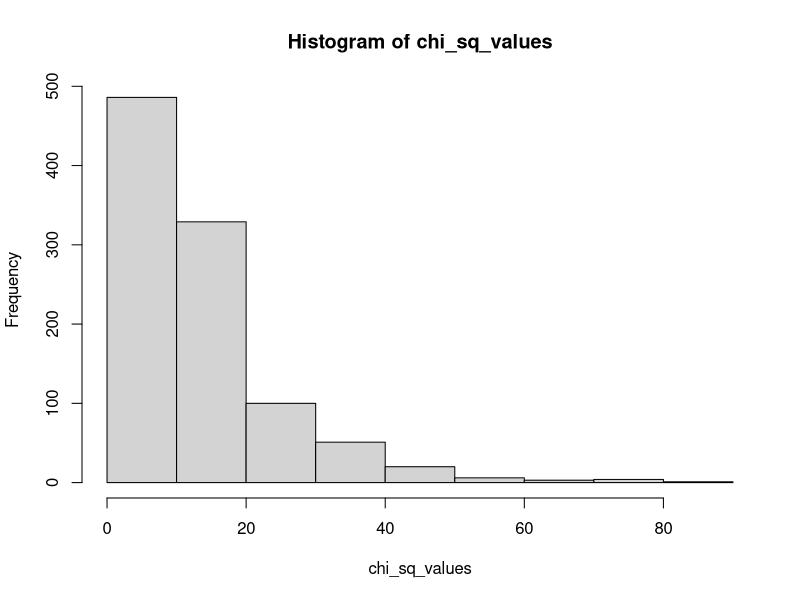

Write R code to recreate this figure.

# ChiSquare distribution arises when random cross-categories are put 
# through the observed-expected formula:

# here, a and b are independent
a <- sample(1:3, size=30, replace=T)
b <- sample(1:3, size=30, replace=T)
a
b
t <- table(a,b)  # observed
t

# what is "Expected?"
# Well, if the rows and cols are separate, we can use the row and col proportions
#  to see what "should" be in each cell if they are uncorrelated.

# Be sure you follow what's happening in the next four lines!
row_proportions <- rowSums(t)/sum(t)
col_proportions <- colSums(t)/sum(t)
expected_proportions <- col_proportions %*% t(row_proportions)
expected_counts <- expected_proportions * sum(t)

# let's simulate drawing these things a bunch, and see 
# what the distribution of the chi-sq statistic is
chi_sq_values <- NULL  # we'll store our chi-squared values here
tables <- list()  # and each table here for later inspection
for(i in 1:1000){  # 1000 simulations
  a <- sample(1:3, size=50, replace=T)  # much like above
  b <- sample(1:3, size=50, replace=T)
  t <- table(a,b)  # observed
  tables[[i]] <- t  # put table into list of tables for later
  row_proportions <- rowSums(t)/sum(t)  # like above
  col_proportions <- colSums(t)/sum(t)
  expected_proportions <- col_proportions %*% t(row_proportions)
  expected_counts <- expected_proportions * sum(t)
  cs <- sum((t - expected_counts)^2 / expected_counts)  # sum of observed-expected squared, divided by expected
  chi_sq_values <- c(chi_sq_values, cs)  # add that value to our vector of values
}

# This is the distribution of the chi-squared values we got:  
hist(chi_sq_values)
# It is a random variable that follows a Chi-Squared Distribution.

# Note that because of randomness, it's totally normal to get some odd ones!
# let's look at a weird one:
biggest_cs <- which(chi_sq_values == max(chi_sq_values))
tables[[biggest_cs]]
# yep, it looks like those are correlated, even though we know they aren't!

# So, in the Chi-Squared test, we assume variables aren't correlated
# Then calculate the Chi-Squared value (observed - expected, etc etc)
# Then, see how large that is.
# If it's very large compared to the normal values expected by chance...
# ... we say the variables are unlikely to be uncorrelated
# (e.g. we infer they are related)

# Now, play with the sample sizes (e.g. how many points in each table) and see
# how that affects the shape of the chi-sq distribution.
# also toy with how many categories are in each variable...
# ... because that affects the degrees of freedom

